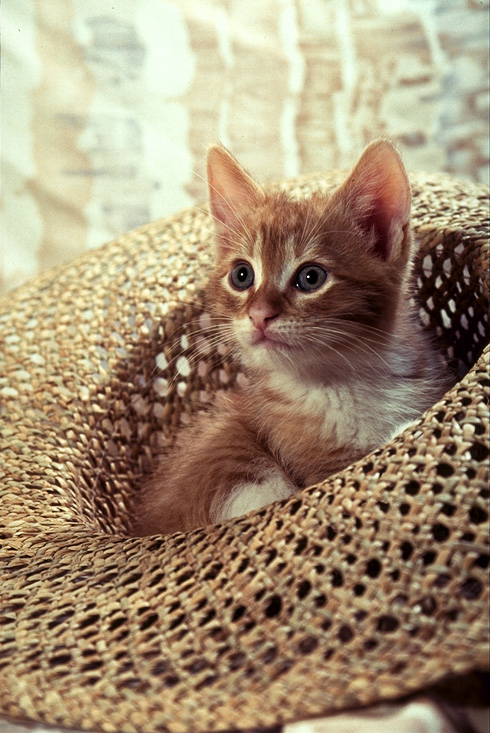
%> input picture Exp5 - Codificacao JPEG/cat.png, 490 x 733 px
$ octave exp5_codJPEG.m   (GNU Octave 9; MATLAB toolbox functions it lacks are replaced by stand-ins)
%> lines starting %> are read from the running program, lines starting %| are printed output that depends on the picture
%%%%%%%%%%%%%%%%%%%%%%%%%%%%%%%%%%%%%%%%%%%%%%%%%%%%%%%%%%%%%%%%%%%%%
%   PSI3531 - Processamento de Sinais Aplicado                      %
%                                                                   %
%   André Oliveira Françani     9017471                             %
%                                                                   %
%   Experiência 5 - Codificação de imagens segundo o padrão JPEG    %
%                                                                   %
%%%%%%%%%%%%%%%%%%%%%%%%%%%%%%%%%%%%%%%%%%%%%%%%%%%%%%%%%%%%%%%%%%%%%

%%
clear
clc

gato = imread('cat.png');
%> gato is the input picture: size 733x490x3 uint8; mean R, G, B 162.7, 143.2, 116.7
gato = double(gato);
%> gato: size 733x490x3 double
[N1, N2, c] = size(gato);
%> N1 = 733; N2 = 490; c = 3
figure(1); imshow(uint8(gato));

%matrizes de pixels RGB
R = gato(:,:,1);
G = gato(:,:,2);
B = gato(:,:,3);

%transformação YCbCr
alpha_R = 0.299;
alpha_G = 0.587;
alpha_B = 0.114;

%Luminância Y
Y = alpha_R*R + alpha_G*G + alpha_B*B;

%termos de crominância: Cb e Cr
Cb = 1/(2*(1-alpha_B))*(B-Y);
Cr = 1/(2*(1-alpha_R))*(R-Y);

%Visualização do padrão YCbCr gerado
figure(2);
subplot(1,3,1); imshow(uint8(Y) ); title('Y');
subplot(1,3,2); imshow(uint8(Cb)); title('C_b');
subplot(1,3,3); imshow(uint8(Cr)); title('C_r');

%% subamostragem por fator 2 nas direções vertical e horizontal
Cb_sub = Cb(1:2:end, 1:2:end);
Cr_sub = Cr(1:2:end, 1:2:end);

%interpolação linear usando o filtro
h = [0.25 0.5 0.25; 0.5 1 0.5; 0.25 0.5 0.25];

Cb_interpolado = zeros(size(Y));
Cb_interpolado(1:2:end, 1:2:end) = Cb_sub;
Cb_interpolado = filter2(h, Cb_interpolado);

Cr_interpolado = zeros(size(Y));
Cr_interpolado(1:2:end, 1:2:end) = Cr_sub;
Cr_interpolado = filter2(h, Cr_interpolado);

%conversão para RGB
R_new = 2*(1-alpha_R)*Cr_interpolado + Y;
B_new = 2*(1-alpha_B)*Cb_interpolado + Y;
G_new = (Y - alpha_R*R_new - alpha_B*B_new)/alpha_G;

%reuperação da imagem RGB
gato_recuperado = cat(3, R_new, G_new, B_new);
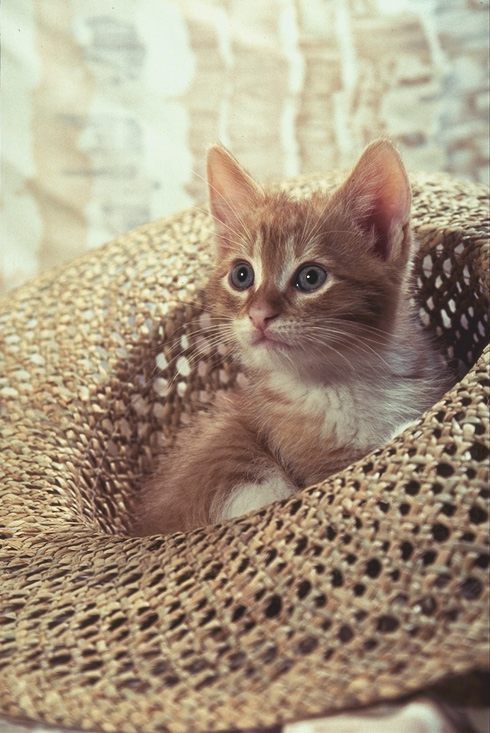
%> gato_recuperado: size 733x490x3 double; mean R, G, B 162.7, 143.2, 116.7; mean of the top-left, top-right, bottom-left and bottom-right quarters 198.9, 143.7, 114, 107.1; drawn with min black and max white

figure(3)
subplot(1,2,1); imshow(uint8(gato)); title('imagem original');
subplot(1,2,2); imshow(uint8(gato_recuperado)); title('imagem recuperada');

%Cálculo da PSNR
Bits = 8;
MSE = (abs(gato-gato_recuperado).^2)/(N1*N2);
MSE = sum(MSE, [1,2]);
%> MSE = [1.49 0.362 2.56]
MSE = mean(MSE,3);
%> MSE = 1.47
PSNR = 10*log10((2^Bits-1)^2/MSE);
%> PSNR = 46.46

%% Quantização da DCT

%criando a imagem espelhada com padding
padY  = 8-mod(size(Y) ,8);
%> padY = [3 6]
padCb = 8-mod(size(Cb) ,8);
%> padCb = [3 6]
padCr = 8-mod(size(Cr) ,8);
%> padCr = [3 6]

Y_pad =  padarray(Y, padY, 'symmetric', 'post');
Cb_pad = padarray(Cb, padCb, 'symmetric', 'post');
Cr_pad = padarray(Cr, padCr, 'symmetric', 'post');

%decimação por 2
Cb_sub = Cb_pad(1:2:end, 1:2:end);
%> Cb_sub: size 368x248 double
Cr_sub = Cr_pad(1:2:end, 1:2:end);
%> Cr_sub: size 368x248 double

%DCT aplicada a blocos 8x8 em cada canal
Ydct  = blkproc(Y_pad-128 , [8 8], @dct2);
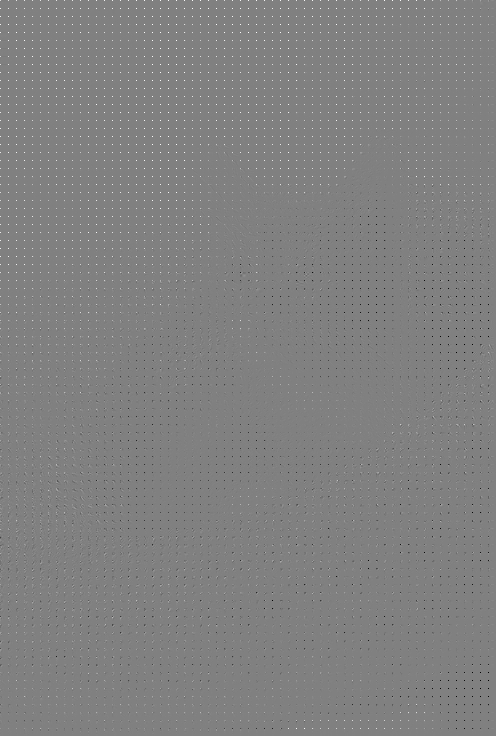
%> Ydct: size 736x496 double; min -1006.4, max 984.8, mean 2.3; drawn with min black and max white
Cbdct = blkproc(Cb_sub-128, [8 8], @dct2);
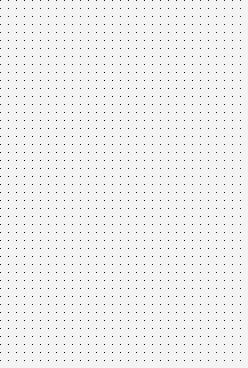
%> Cbdct: size 368x248 double; min -1285.6, max 59.52, mean -18.1; drawn with min black and max white
Crdct = blkproc(Cr_sub-128, [8 8], @dct2);

%% Tabela de quantização Q
Q = [8 11 10 16 24 40 51 61;
    12 12 14 19 26 58 60 55;
    14 13 16 24 40 57 69 56;
    14 17 22 29 51 87 80 62;
    18 22 37 56 68 109 103 77;
    24 35 55 64 81 104 113 92;
    49 64 78 87 103 121 120 101;
    72 92 95 98 112 100 103 99];

%inicializando as variáveis
Y_q  = zeros(3,size(Ydct,1), size(Ydct,2));
Cb_q = zeros(3,size(Cbdct,1), size(Cbdct,2));
Cr_q = zeros(3,size(Crdct,1), size(Crdct,2));

%quantização da DCT usando kQ como passo de quantização
k = 1;

q = k*Q;
xq = @(x) round(x./q);
Y_q  = blkproc(Ydct, [8 8], xq);
Cb_q = blkproc(Cbdct, [8 8], xq);
Cr_q = blkproc(Crdct, [8 8], xq);

%recuperação das imagens quantizadas

%Invertendo quantizador:
xrec = @(x) (x.*q);
Y_iq  = blkproc(Y_q, [8 8], xrec);
Cb_iq = blkproc(Cb_q, [8 8], xrec);
Cr_iq = blkproc(Cr_q, [8 8], xrec);

%DCT inversa
Y_idct  = blkproc(Y_iq , [8 8], @idct2);
Cb_idct = blkproc(Cb_iq, [8 8], @idct2);
Cr_idct = blkproc(Cr_iq, [8 8], @idct2);
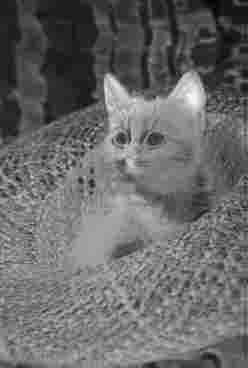
%> Cr_idct: size 368x248 double; min -139.9, max -82.51, mean -116.2; drawn with min black and max white

%somando 128 ao resultado
Y_idct = Y_idct + 128;
Cb_idct = Cb_idct + 128;
Cr_idct = Cr_idct + 128;

%interpolação linear usando o mesmo filtro h
Cb_interpolado = zeros(size(Cb_pad));
Cb_interpolado(1:2:end, 1:2:end) = Cb_idct;
%> Cb_interpolado: size 736x496 double
Cb_interpolado = filter2(h, Cb_interpolado);
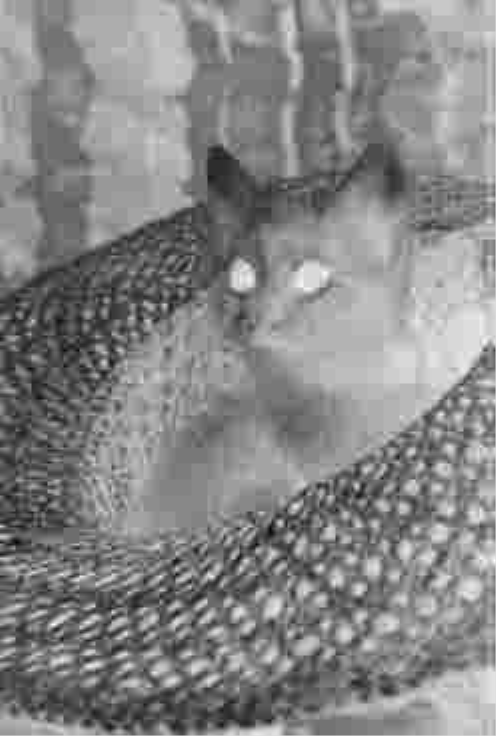
%> Cb_interpolado: size 736x496 double; min -41.62, max 6.21, mean -16.42; drawn with min black and max white

Cr_interpolado = zeros(size(Cr_pad));
Cr_interpolado(1:2:end, 1:2:end) = Cr_idct;
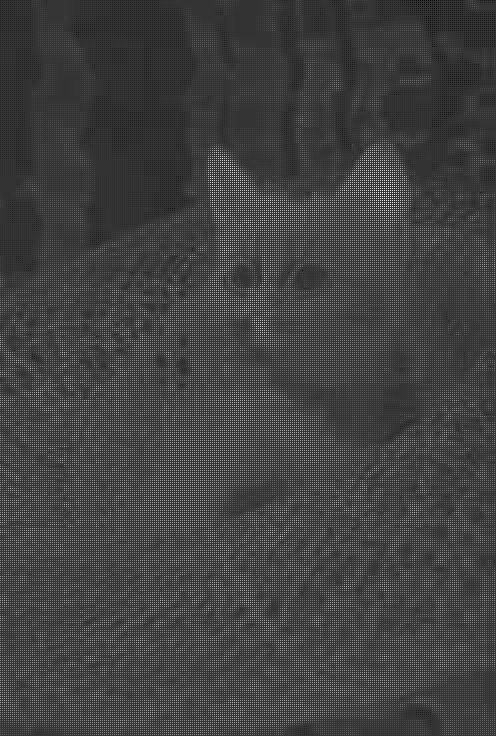
%> Cr_interpolado: size 736x496 double; min -11.9, max 45.49, mean 3; drawn with min black and max white
Cr_interpolado = filter2(h, Cr_interpolado);

%eliminando parte espelhada da imagem
Y_rec = Y_idct(1:end-padY(1), 1:end-padY(2));
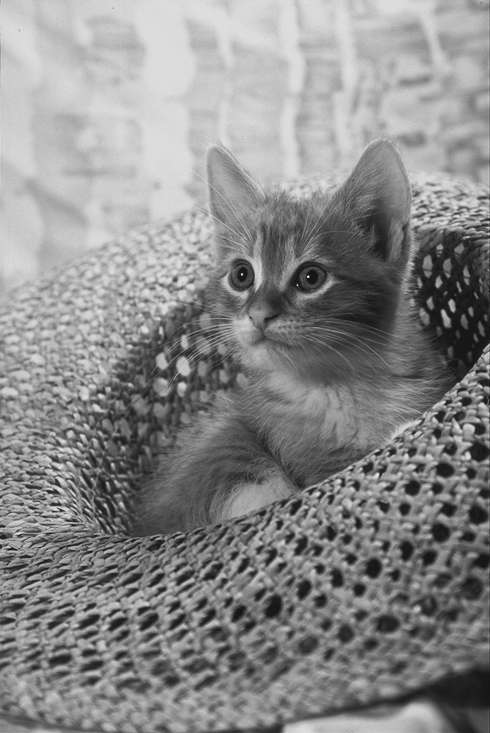
%> Y_rec: size 733x490 double; min -27.3, max 292.8, mean 146; drawn with min black and max white
Cb_rec = Cb_interpolado(1:end-padCb(1), 1:end-padCb(2));
Cr_rec = Cr_interpolado(1:end-padCr(1), 1:end-padCr(2));

%conversão para RGB
R_new = 2*(1-alpha_R)*Cr_rec + Y_rec;
B_new = 2*(1-alpha_B)*Cb_rec +Y_rec;
G_new = (Y_rec - alpha_R*R_new - alpha_B*B_new)/alpha_G;

%reuperação das imagens RGB
imagem_recuperada = cat(3, R_new, G_new, B_new);

%Cálculo da PSNR
Bits = 8;
MSE = (abs(gato-imagem_recuperada).^2)/(N1*N2);
MSE = sum(MSE, [1,2]);
%> MSE = [33.28 27.21 38.18]
MSE = mean(MSE,3);
%> MSE = 32.89
PSNR = 10*log10((2^Bits-1)^2/MSE)
%> PSNR = 32.96

figure(5);
imshow(uint8(imagem_recuperada))
